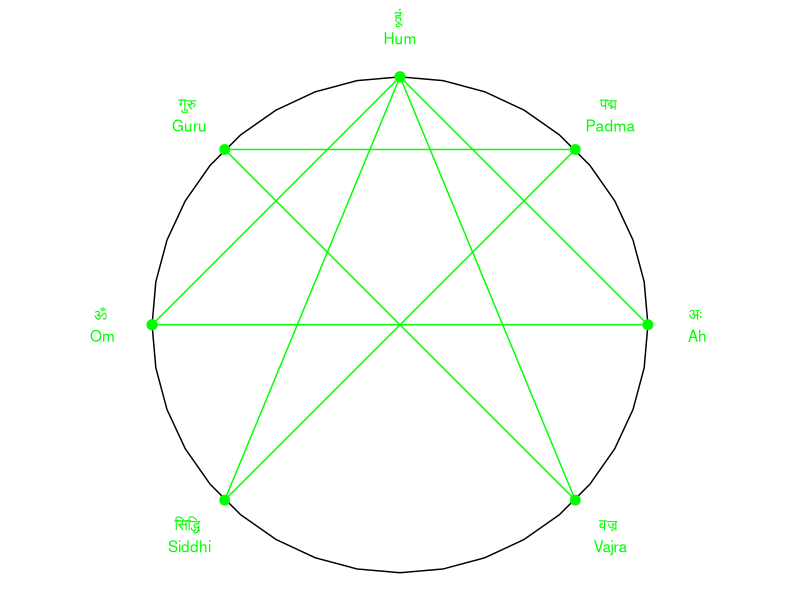
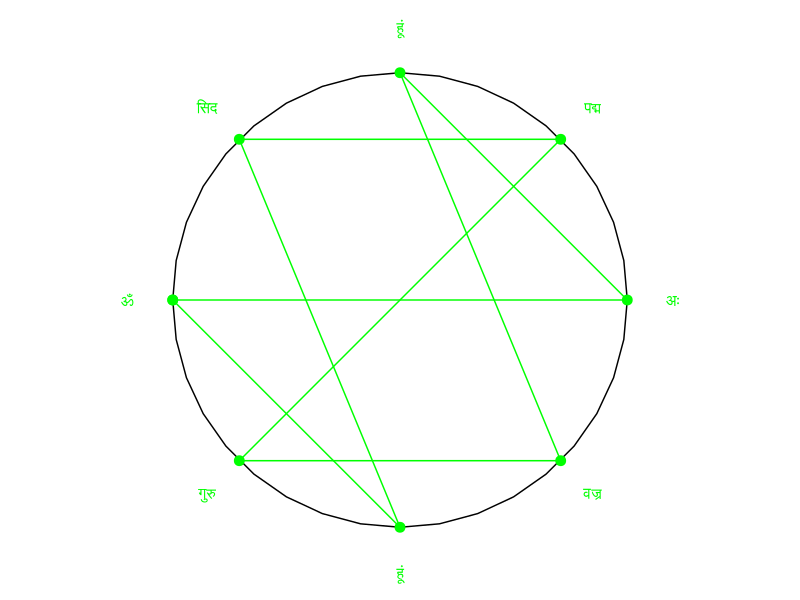
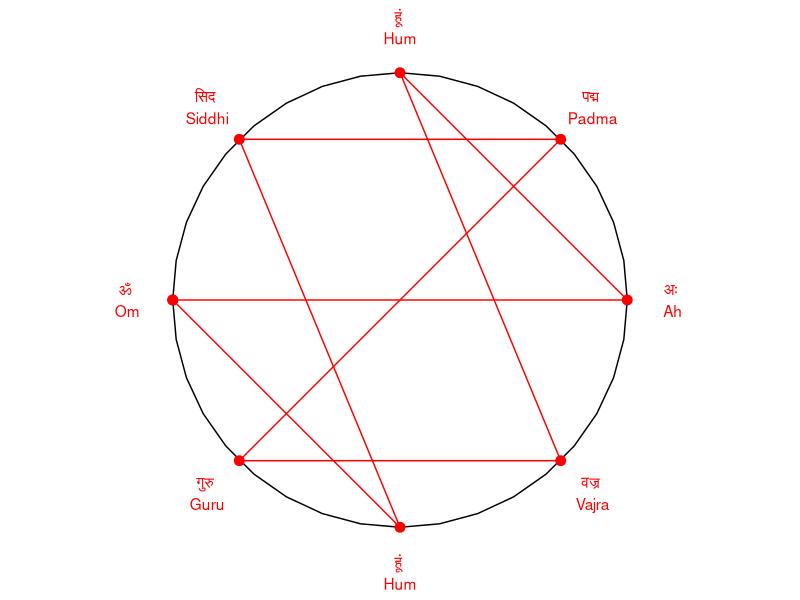
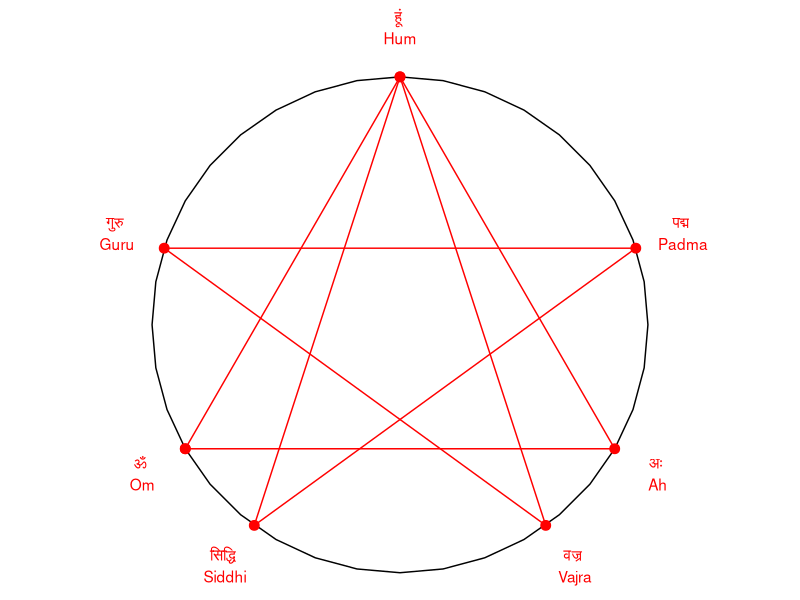

These charts were generated, in order, by the following R code:
# https://github.com/gorodnichy/r101/blob/main/examples/mantra-circle.R

# This code draws a circle, then draws marks (dot and label beside the dot)
# on this circle, then connects using line previous dot in a list  to the next one in the list
# 0 degrees starts from point (0,1) going clockwise.
# These dots(marks) correspond to the words of "Om-ah-hum-vajra-guru-padma-siddhi-hum" mantra.

library(ggplot2)
library(data.table)

my_colour="green"
vajra_mantra_cicle <- function (my_colour="green", reflected=F, equalspacing=F, language=c( "both","eng", "san")) {

  # Create a data.table to store the information for each mark
  marks_data <- data.table(
    id = 1:9,
    label_eng = c("Om", "Ah", "Hum", "Vajra", "Guru", "Padma", "Siddhi", "", ""),
    label_san = c("ॐ", "अः", "हूं", "वज्र", "गुरु", "पद्म", "सिद्धि", "", ""),
    degrees = c(270, 90, 0, 135, 315, 45, 225, 0, 270)
  )

  if (reflected)
    marks_data <- data.table(
      id = 1:9,
      label_eng = c("Om", "Ah", "Hum", "Vajra", "Guru", "Padma", "Siddhi", "Hum", ""),
      label_san = c("ॐ", "अः", "हूं", "वज्र", "गुरु", "पद्म",       "सिद","हूं",""),
      degrees = c(270, 90, 0, 135, 225, 45, 315, 180, 270)
      # degrees = c(270, 90, 0, 135, 315, 45, 225, 180, 270)
    )

  switch (language[1],
    "eng" = marks_data [, label :=   label_eng ],
    "san" = marks_data [, label :=   label_san ],
    "both" = marks_data [, label :=   paste0(label_san, " \n", label_eng) ]
  )

  d = 360 / 5
  if (equalspacing)
    marks_data$degrees = c(240, 120, 0, 2*d, 360-d, d, 3*d, 0, 240)

  offset=1.2

  # Function to calculate the coordinates on the circle based on degrees
  get_circle_coordinates <- function(degrees, radius = 1) {
    radians <- (90 - degrees) * pi / 180
    x <- radius * cos(radians)
    y <- radius * sin(radians)
    return(data.table(x = x, y = y))
  }

  # Calculate coordinates for each mark on the circle
  marks_data[, c("x", "y") := as.list(get_circle_coordinates(degrees))]

  # Create a data.table for circle points
  circle_points <- get_circle_coordinates(seq(0, 360, 10))

  # Create a ggplot with a circle and marks
  p <- ggplot() +
    coord_fixed() +
    theme(plot.margin = unit(rep(0, 4), "cm"))  + # Remove plot margins
    theme_void() +
    # Draw the circle
    geom_path(data = circle_points, aes(x, y), color = "black")

  # Add the marks as points and labels (positioned outside the circle)
  p <- p +
    geom_point(data = marks_data[1:9], aes(x, y), size = 3, color = my_colour) +
    geom_text(data = marks_data[1:9], aes(x = offset * x, y = offset * y, label = label), color = my_colour)

  # Add lines connecting the dots (excluding the last two)
  p <- p +
    geom_segment(
      data = marks_data[1:9],  # Exclude last two rows
      aes(x = x, y = y, xend = shift(x, type = "lead"), yend = shift(y, type = "lead")),
      color = my_colour
    )

  # # Connect dot 7 to dot 8 (which is 3)
  # p <- p +
  #   geom_segment(
  #     data = marks_data[c(7, 8)],
  #     aes(x = x, y = y, xend = x[1], yend = y[1]),
  #     color = my_colour
  #   )
  #
  # # Connect dot 8 (which is 3) to dot 9 (which is 1)
  # p <- p +
  #   geom_segment(
  #     data = marks_data[c(8, 9)],
  #     aes(x = x, y = y, xend = x[1], yend = y[1]),
  #     color = my_colour
  #   )

  print(p)


}
vajra_mantra_cicle()
vajra_mantra_cicle(language = "san", reflected = T)
vajra_mantra_cicle("red", reflected=T)
vajra_mantra_cicle("red", equalspacing = T)


'

'




